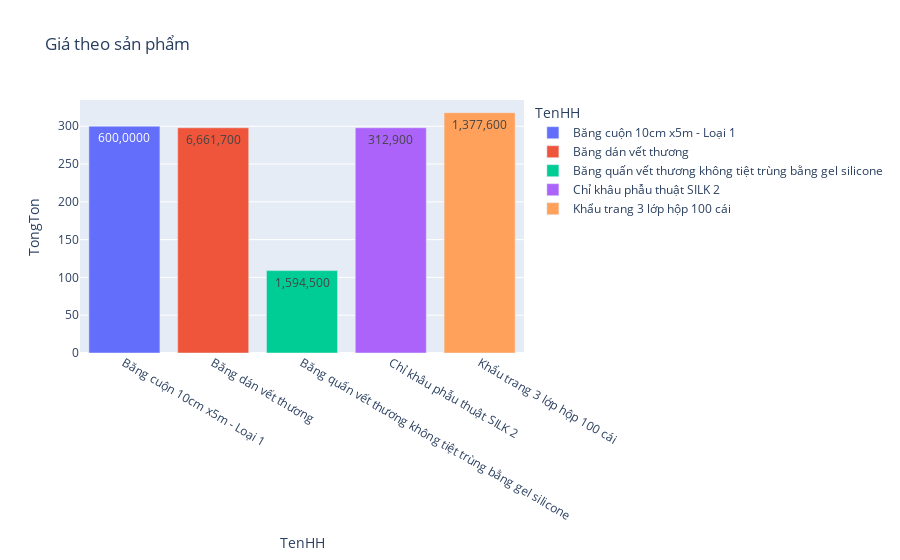

Notebook cell for this chart:
### Code cell
import pandas as pd
import matplotlib.pyplot as plt

# Đọc dữ liệu từ file JSON
data=pd.read_json("D:/lby/Nam4/HKII/BIGDATA/CuoiKy/hanghoa.json")

df_grouped = data.groupby(['TenHH'])['TongTon'].sum().reset_index()

fig = px.bar(df_grouped, x='TenHH', y='TongTon', title='Giá theo sản phẩm',color='TenHH',text=data['TriGiaTon'])
fig.update_traces(hovertemplate='Hàng hóa: %{x}<br>số lượng: %{y:.0f} sản phẩm')

fig.show()

### Figure 1 — Plotly figure (JSON) as saved in the notebook; plotly's stock layout.template omitted (floating-point values rounded to 4 significant figures)
{"data": [{"alignmentgroup": "True", "hovertemplate": "Hàng hóa: %{x}<br>số lượng: %{y:.0f} sản phẩm", "legendgroup": "Băng cuộn 10cm x5m - Loại 1", "marker": {"color": "#636efa", "pattern": {"shape": ""}}, "name": "Băng cuộn 10cm x5m - Loại 1", "offsetgroup": "Băng cuộn 10cm x5m - Loại 1", "orientation": "v", "showlegend": true, "text": ["600,0000"], "textposition": "auto", "type": "bar", "x": ["Băng cuộn 10cm x5m - Loại 1"], "xaxis": "x", "y": [300], "yaxis": "y"}, {"alignmentgroup": "True", "hovertemplate": "Hàng hóa: %{x}<br>số lượng: %{y:.0f} sản phẩm", "legendgroup": "Băng dán vết thương", "marker": {"color": "#EF553B", "pattern": {"shape": ""}}, "name": "Băng dán vết thương", "offsetgroup": "Băng dán vết thương", "orientation": "v", "showlegend": true, "text": ["6,661,700"], "textposition": "auto", "type": "bar", "x": ["Băng dán vết thương"], "xaxis": "x", "y": [298], "yaxis": "y"}, {"alignmentgroup": "True", "hovertemplate": "Hàng hóa: %{x}<br>số lượng: %{y:.0f} sản phẩm", "legendgroup": "Băng quấn vết thương không tiệt trùng bằng gel silicone", "marker": {"color": "#00cc96", "pattern": {"shape": ""}}, "name": "Băng quấn vết thương không tiệt trùng bằng gel silicone", "offsetgroup": "Băng quấn vết thương không tiệt trùng bằng gel silicone", "orientation": "v", "showlegend": true, "text": ["1,594,500"], "textposition": "auto", "type": "bar", "x": ["Băng quấn vết thương không tiệt trùng bằng gel silicone"], "xaxis": "x", "y": [109], "yaxis": "y"}, {"alignmentgroup": "True", "hovertemplate": "Hàng hóa: %{x}<br>số lượng: %{y:.0f} sản phẩm", "legendgroup": "Chỉ khâu phẫu thuật SILK 2", "marker": {"color": "#ab63fa", "pattern": {"shape": ""}}, "name": "Chỉ khâu phẫu thuật SILK 2", "offsetgroup": "Chỉ khâu phẫu thuật SILK 2", "orientation": "v", "showlegend": true, "text": ["312,900"], "textposition": "auto", "type": "bar", "x": ["Chỉ khâu phẫu thuật SILK 2"], "xaxis": "x", "y": [298], "yaxis": "y"}, {"alignmentgroup": "True", "hovertemplate": "Hàng hóa: %{x}<br>số lượng: %{y:.0f} sản phẩm", "legendgroup": "Khẩu trang 3 lớp hộp 100 cái", "marker": {"color": "#FFA15A", "pattern": {"shape": ""}}, "name": "Khẩu trang 3 lớp hộp 100 cái", "offsetgroup": "Khẩu trang 3 lớp hộp 100 cái", "orientation": "v", "showlegend": true, "text": ["1,377,600"], "textposition": "auto", "type": "bar", "x": ["Khẩu trang 3 lớp hộp 100 cái"], "xaxis": "x", "y": [318], "yaxis": "y"}], "layout": {"barmode": "relative", "legend": {"title": {"text": "TenHH"}, "tracegroupgap": 0}, "title": {"text": "Giá theo sản phẩm"}, "xaxis": {"anchor": "y", "categoryarray": ["Băng cuộn 10cm x5m - Loại 1", "Băng dán vết thương", "Băng quấn vết thương không tiệt trùng bằng gel silicone", "Chỉ khâu phẫu thuật SILK 2", "Khẩu trang 3 lớp hộp 100 cái"], "categoryorder": "array", "domain": [0, 1], "title": {"text": "TenHH"}}, "yaxis": {"anchor": "x", "domain": [0, 1], "title": {"text": "TongTon"}}}}
